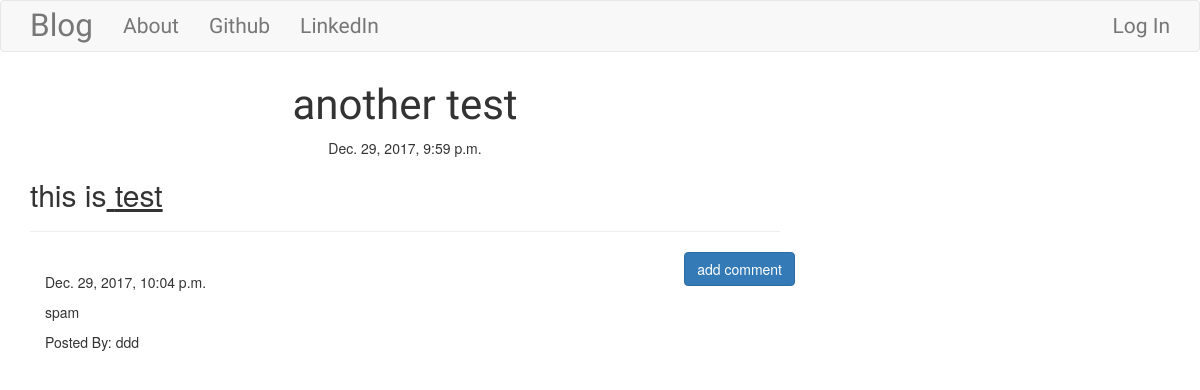
Screenshot of /post/2 with the database file from the repository.
### blog/models.py (models this page shows, shortened)
class Post(models.Model):
    author = models.ForeignKey('auth.User')
    title = models.CharField(max_length=256)
    text = models.TextField()
    created_date = models.DateTimeField(default=timezone.now)
    published_date = models.DateTimeField(blank = True, null = True)

class Comment(models.Model):
    post = models.ForeignKey('blog.Post',related_name = 'comments')
    author = models.CharField(max_length=200)
    text = models.TextField()
    created_date = models.DateTimeField(default=timezone.now)
    approved_comment = models.BooleanField(default=False)

### blog/views.py (the view)
# urls.py: url(r'^post/(?P<pk>\d+)$', views.PostDetailView.as_view(),name='post_detail'),
class PostDetailView(DetailView):
    model = Post

### blog/templates/blog/post_detail.html (shortened to what this page needs)
{% extends "blog/base.html" %}
{% block content %}
<h1 class="posttitle">{{post.title}}</h1>
{% if post.published_date %}
  <div class="date postdate">
    {{post.published_date}}
  </div>
{% else %}
<a class="btn btn-default" href="{% url 'post_publish' pk=post.pk %}">Publish</a>
{% endif %}
<p class="postcontent"> {{ post.text|safe|linebreaksbr}}</p>
<hr>
<a class="btn btn-primary btn-comment"href="{% url 'add_comment_to_post' pk=post.pk %}">add comment</a>
<div class="container">
  {% for comment in post.comments.all %}
  <br>
  {% if user.is_authenticated or comment.approved_comment %}
  {{comment.created_date}}
    <p>{{comment.text|safe|linebreaks}}</p>
    <p>Posted By: {{comment.author}}</p>
  {% endif %}
  {% empty %}
  <p>no comments</p>
  {% endfor %}
</div>
{% endblock %}

### blog/static/css/blog.css (style rules this page uses)
.postdate { text-align: center; }
.posttitle { font-family: 'Catamaran', sans-serif; font-size: 3em; text-align: center; }
.postcontent { font-family: 'Karla'; font-size: 1.5em; }
.btn-comment { position: absolute; right: 0px; }

### rows the page displays
Post: title "another test", published_date "Dec. 29, 2017, 9:59 p.m.", text "this is test"
Comment: created_date "Dec. 29, 2017, 10:04 p.m.", text "spam", author "ddd"
